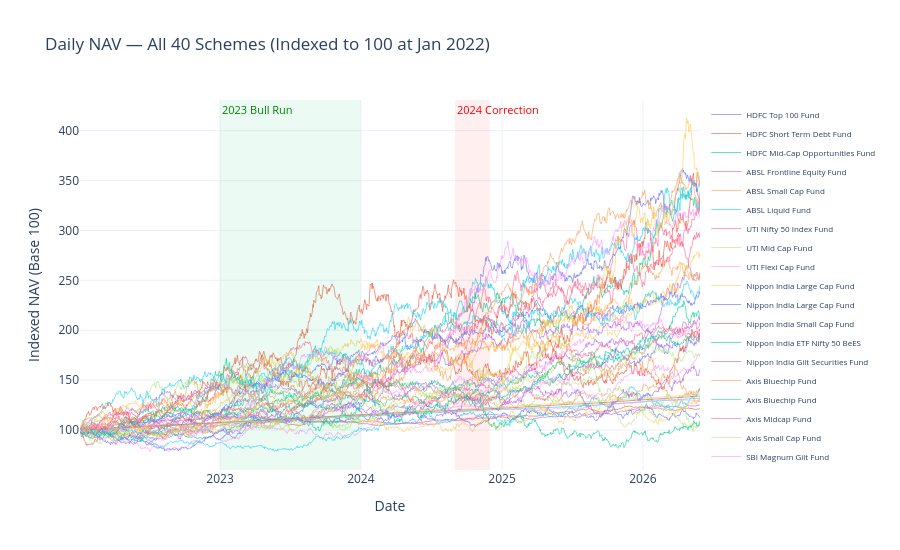

Notebook cell for this chart:
### Markdown cell above
## Chart 1 — Daily NAV Trend (All 40 Schemes, 2022–2026)
Plotly interactive line chart. Annotations mark the 2023 bull run (Jan–Dec 2023)
and 2024 correction window (Sep–Nov 2024).

### Code cell
fig = go.Figure()

# One trace per scheme — light opacity so individual lines are readable
for code, grp in nav.groupby("amfi_code"):
    grp = grp.sort_values("date")
    # Normalise to 100 at start so all 40 funds fit same Y-axis
    base = grp["nav"].iloc[0]
    fig.add_trace(go.Scatter(
        x=grp["date"],
        y=(grp["nav"] / base * 100).round(2),
        mode="lines",
        name=name_map.get(code, str(code)),
        line=dict(width=1),
        opacity=0.6,
        hovertemplate="%{fullData.name}<br>Date: %{x|%b %Y}<br>Indexed NAV: %{y:.1f}<extra></extra>"
    ))

# Shade 2023 bull run
fig.add_vrect(x0="2023-01-01", x1="2023-12-31",
    fillcolor="rgba(0,200,100,0.08)", line_width=0,
    annotation_text="2023 Bull Run", annotation_position="top left",
    annotation_font_size=11, annotation_font_color="green")

# Shade 2024 correction
fig.add_vrect(x0="2024-09-01", x1="2024-11-30",
    fillcolor="rgba(255,50,50,0.08)", line_width=0,
    annotation_text="2024 Correction", annotation_position="top left",
    annotation_font_size=11, annotation_font_color="red")

fig.update_layout(
    title="Daily NAV — All 40 Schemes (Indexed to 100 at Jan 2022)",
    xaxis_title="Date",
    yaxis_title="Indexed NAV (Base 100)",
    height=550,
    template="plotly_white",
    legend=dict(orientation="v", x=1.01, y=1, font_size=8),
    hovermode="x unified"
)
fig.write_html(f"{CHARTS}/chart1_nav_trend.html")
fig.show()
print("✓ Chart 1 saved")

### Figure 1 — Plotly figure (JSON) as saved in the notebook; plotly's stock layout.template omitted (floating-point values rounded to 4 significant figures; data arrays with more than 128 entries replaced by an {"elided": "..."} marker saying what was removed)
{"data": [{"hovertemplate": "%{fullData.name}<br>Date: %{x|%b %Y}<br>Indexed NAV: %{y:.1f}<extra></extra>", "line": {"width": 1}, "mode": "lines", "name": "HDFC Top 100 Fund", "opacity": 0.6, "type": "scatter", "x": {"elided": "1150 str values"}, "y": {"elided": "1150 float values"}}, {"hovertemplate": "%{fullData.name}<br>Date: %{x|%b %Y}<br>Indexed NAV: %{y:.1f}<extra></extra>", "line": {"width": 1}, "mode": "lines", "name": "HDFC Short Term Debt Fund", "opacity": 0.6, "type": "scatter", "x": {"elided": "1150 str values"}, "y": {"elided": "1150 float values"}}, {"hovertemplate": "%{fullData.name}<br>Date: %{x|%b %Y}<br>Indexed NAV: %{y:.1f}<extra></extra>", "line": {"width": 1}, "mode": "lines", "name": "HDFC Mid-Cap Opportunities Fund", "opacity": 0.6, "type": "scatter", "x": {"elided": "1150 str values"}, "y": {"elided": "1150 float values"}}, {"hovertemplate": "%{fullData.name}<br>Date: %{x|%b %Y}<br>Indexed NAV: %{y:.1f}<extra></extra>", "line": {"width": 1}, "mode": "lines", "name": "ABSL Frontline Equity Fund", "opacity": 0.6, "type": "scatter", "x": {"elided": "1150 str values"}, "y": {"elided": "1150 float values"}}, {"hovertemplate": "%{fullData.name}<br>Date: %{x|%b %Y}<br>Indexed NAV: %{y:.1f}<extra></extra>", "line": {"width": 1}, "mode": "lines", "name": "ABSL Small Cap Fund", "opacity": 0.6, "type": "scatter", "x": {"elided": "1150 str values"}, "y": {"elided": "1150 float values"}}, {"hovertemplate": "%{fullData.name}<br>Date: %{x|%b %Y}<br>Indexed NAV: %{y:.1f}<extra></extra>", "line": {"width": 1}, "mode": "lines", "name": "ABSL Liquid Fund", "opacity": 0.6, "type": "scatter", "x": {"elided": "1150 str values"}, "y": {"elided": "1150 float values"}}, {"hovertemplate": "%{fullData.name}<br>Date: %{x|%b %Y}<br>Indexed NAV: %{y:.1f}<extra></extra>", "line": {"width": 1}, "mode": "lines", "name": "UTI Nifty 50 Index Fund", "opacity": 0.6, "type": "scatter", "x": {"elided": "1150 str values"}, "y": {"elided": "1150 float values"}}, {"hovertemplate": "%{fullData.name}<br>Date: %{x|%b %Y}<br>Indexed NAV: %{y:.1f}<extra></extra>", "line": {"width": 1}, "mode": "lines", "name": "UTI Mid Cap Fund", "opacity": 0.6, "type": "scatter", "x": {"elided": "1150 str values"}, "y": {"elided": "1150 float values"}}, {"hovertemplate": "%{fullData.name}<br>Date: %{x|%b %Y}<br>Indexed NAV: %{y:.1f}<extra></extra>", "line": {"width": 1}, "mode": "lines", "name": "UTI Flexi Cap Fund", "opacity": 0.6, "type": "scatter", "x": {"elided": "1150 str values"}, "y": {"elided": "1150 float values"}}, {"hovertemplate": "%{fullData.name}<br>Date: %{x|%b %Y}<br>Indexed NAV: %{y:.1f}<extra></extra>", "line": {"width": 1}, "mode": "lines", "name": "Nippon India Large Cap Fund", "opacity": 0.6, "type": "scatter", "x": {"elided": "1150 str values"}, "y": {"elided": "1150 float values"}}, {"hovertemplate": "%{fullData.name}<br>Date: %{x|%b %Y}<br>Indexed NAV: %{y:.1f}<extra></extra>", "line": {"width": 1}, "mode": "lines", "name": "Nippon India Large Cap Fund", "opacity": 0.6, "type": "scatter", "x": {"elided": "1150 str values"}, "y": {"elided": "1150 float values"}}, {"hovertemplate": "%{fullData.name}<br>Date: %{x|%b %Y}<br>Indexed NAV: %{y:.1f}<extra></extra>", "line": {"width": 1}, "mode": "lines", "name": "Nippon India Small Cap Fund", "opacity": 0.6, "type": "scatter", "x": {"elided": "1150 str values"}, "y": {"elided": "1150 float values"}}, {"hovertemplate": "%{fullData.name}<br>Date: %{x|%b %Y}<br>Indexed NAV: %{y:.1f}<extra></extra>", "line": {"width": 1}, "mode": "lines", "name": "Nippon India ETF Nifty 50 BeES", "opacity": 0.6, "type": "scatter", "x": {"elided": "1150 str values"}, "y": {"elided": "1150 float values"}}, {"hovertemplate": "%{fullData.name}<br>Date: %{x|%b %Y}<br>Indexed NAV: %{y:.1f}<extra></extra>", "line": {"width": 1}, "mode": "lines", "name": "Nippon India Gilt Securities Fund", "opacity": 0.6, "type": "scatter", "x": {"elided": "1150 str values"}, "y": {"elided": "1150 float values"}}, {"hovertemplate": "%{fullData.name}<br>Date: %{x|%b %Y}<br>Indexed NAV: %{y:.1f}<extra></extra>", "line": {"width": 1}, "mode": "lines", "name": "Axis Bluechip Fund", "opacity": 0.6, "type": "scatter", "x": {"elided": "1150 str values"}, "y": {"elided": "1150 float values"}}, {"hovertemplate": "%{fullData.name}<br>Date: %{x|%b %Y}<br>Indexed NAV: %{y:.1f}<extra></extra>", "line": {"width": 1}, "mode": "lines", "name": "Axis Bluechip Fund", "opacity": 0.6, "type": "scatter", "x": {"elided": "1150 str values"}, "y": {"elided": "1150 float values"}}, {"hovertemplate": "%{fullData.name}<br>Date: %{x|%b %Y}<br>Indexed NAV: %{y:.1f}<extra></extra>", "line": {"width": 1}, "mode": "lines", "name": "Axis Midcap Fund", "opacity": 0.6, "type": "scatter", "x": {"elided": "1150 str values"}, "y": {"elided": "1150 float values"}}, {"hovertemplate": "%{fullData.name}<br>Date: %{x|%b %Y}<br>Indexed NAV: %{y:.1f}<extra></extra>", "line": {"width": 1}, "mode": "lines", "name": "Axis Small Cap Fund", "opacity": 0.6, "type": "scatter", "x": {"elided": "1150 str values"}, "y": {"elided": "1150 float values"}}, {"hovertemplate": "%{fullData.name}<br>Date: %{x|%b %Y}<br>Indexed NAV: %{y:.1f}<extra></extra>", "line": {"width": 1}, "mode": "lines", "name": "SBI Magnum Gilt Fund", "opacity": 0.6, "type": "scatter", "x": {"elided": "1150 str values"}, "y": {"elided": "1150 float values"}}, {"hovertemplate": "%{fullData.name}<br>Date: %{x|%b %Y}<br>Indexed NAV: %{y:.1f}<extra></extra>", "line": {"width": 1}, "mode": "lines", "name": "SBI Bluechip Fund", "opacity": 0.6, "type": "scatter", "x": {"elided": "1150 str values"}, "y": {"elided": "1150 float values"}}, {"hovertemplate": "%{fullData.name}<br>Date: %{x|%b %Y}<br>Indexed NAV: %{y:.1f}<extra></extra>", "line": {"width": 1}, "mode": "lines", "name": "SBI Bluechip Fund", "opacity": 0.6, "type": "scatter", "x": {"elided": "1150 str values"}, "y": {"elided": "1150 float values"}}, {"hovertemplate": "%{fullData.name}<br>Date: %{x|%b %Y}<br>Indexed NAV: %{y:.1f}<extra></extra>", "line": {"width": 1}, "mode": "lines", "name": "SBI Small Cap Fund", "opacity": 0.6, "type": "scatter", "x": {"elided": "1150 str values"}, "y": {"elided": "1150 float values"}}, {"hovertemplate": "%{fullData.name}<br>Date: %{x|%b %Y}<br>Indexed NAV: %{y:.1f}<extra></extra>", "line": {"width": 1}, "mode": "lines", "name": "SBI Small Cap Fund", "opacity": 0.6, "type": "scatter", "x": {"elided": "1150 str values"}, "y": {"elided": "1150 float values"}}, {"hovertemplate": "%{fullData.name}<br>Date: %{x|%b %Y}<br>Indexed NAV: %{y:.1f}<extra></extra>", "line": {"width": 1}, "mode": "lines", "name": "ICICI Pru Bluechip Fund", "opacity": 0.6, "type": "scatter", "x": {"elided": "1150 str values"}, "y": {"elided": "1150 float values"}}, {"hovertemplate": "%{fullData.name}<br>Date: %{x|%b %Y}<br>Indexed NAV: %{y:.1f}<extra></extra>", "line": {"width": 1}, "mode": "lines", "name": "ICICI Pru Bluechip Fund", "opacity": 0.6, "type": "scatter", "x": {"elided": "1150 str values"}, "y": {"elided": "1150 float values"}}, {"hovertemplate": "%{fullData.name}<br>Date: %{x|%b %Y}<br>Indexed NAV: %{y:.1f}<extra></extra>", "line": {"width": 1}, "mode": "lines", "name": "ICICI Pru Midcap Fund", "opacity": 0.6, "type": "scatter", "x": {"elided": "1150 str values"}, "y": {"elided": "1150 float values"}}, {"hovertemplate": "%{fullData.name}<br>Date: %{x|%b %Y}<br>Indexed NAV: %{y:.1f}<extra></extra>", "line": {"width": 1}, "mode": "lines", "name": "ICICI Pru Value Discovery Fund", "opacity": 0.6, "type": "scatter", "x": {"elided": "1150 str values"}, "y": {"elided": "1150 float values"}}, {"hovertemplate": "%{fullData.name}<br>Date: %{x|%b %Y}<br>Indexed NAV: %{y:.1f}<extra></extra>", "line": {"width": 1}, "mode": "lines", "name": "ICICI Pru Liquid Fund", "opacity": 0.6, "type": "scatter", "x": {"elided": "1150 str values"}, "y": {"elided": "1150 float values"}}, {"hovertemplate": "%{fullData.name}<br>Date: %{x|%b %Y}<br>Indexed NAV: %{y:.1f}<extra></extra>", "line": {"width": 1}, "mode": "lines", "name": "Kotak Bluechip Fund", "opacity": 0.6, "type": "scatter", "x": {"elided": "1150 str values"}, "y": {"elided": "1150 float values"}}, {"hovertemplate": "%{fullData.name}<br>Date: %{x|%b %Y}<br>Indexed NAV: %{y:.1f}<extra></extra>", "line": {"width": 1}, "mode": "lines", "name": "Kotak Emerging Equity Fund", "opacity": 0.6, "type": "scatter", "x": {"elided": "1150 str values"}, "y": {"elided": "1150 float values"}}, {"hovertemplate": "%{fullData.name}<br>Date: %{x|%b %Y}<br>Indexed NAV: %{y:.1f}<extra></extra>", "line": {"width": 1}, "mode": "lines", "name": "Kotak Flexicap Fund", "opacity": 0.6, "type": "scatter", "x": {"elided": "1150 str values"}, "y": {"elided": "1150 float values"}}, {"hovertemplate": "%{fullData.name}<br>Date: %{x|%b %Y}<br>Indexed NAV: %{y:.1f}<extra></extra>", "line": {"width": 1}, "mode": "lines", "name": "Kotak Liquid Fund", "opacity": 0.6, "type": "scatter", "x": {"elided": "1150 str values"}, "y": {"elided": "1150 float values"}}, {"hovertemplate": "%{fullData.name}<br>Date: %{x|%b %Y}<br>Indexed NAV: %{y:.1f}<extra></extra>", "line": {"width": 1}, "mode": "lines", "name": "HDFC Top 100 Fund", "opacity": 0.6, "type": "scatter", "x": {"elided": "1150 str values"}, "y": {"elided": "1150 float values"}}, {"hovertemplate": "%{fullData.name}<br>Date: %{x|%b %Y}<br>Indexed NAV: %{y:.1f}<extra></extra>", "line": {"width": 1}, "mode": "lines", "name": "HDFC Mid-Cap Opportunities Fund", "opacity": 0.6, "type": "scatter", "x": {"elided": "1150 str values"}, "y": {"elided": "1150 float values"}}, {"hovertemplate": "%{fullData.name}<br>Date: %{x|%b %Y}<br>Indexed NAV: %{y:.1f}<extra></extra>", "line": {"width": 1}, "mode": "lines", "name": "Mirae Asset Large Cap Fund", "opacity": 0.6, "type": "scatter", "x": {"elided": "1150 str values"}, "y": {"elided": "1150 float values"}}, {"hovertemplate": "%{fullData.name}<br>Date: %{x|%b %Y}<br>Indexed NAV: %{y:.1f}<extra></extra>", "line": {"width": 1}, "mode": "lines", "name": "Mirae Asset Emerging Bluechip Fund", "opacity": 0.6, "type": "scatter", "x": {"elided": "1150 str values"}, "y": {"elided": "1150 float values"}}, {"hovertemplate": "%{fullData.name}<br>Date: %{x|%b %Y}<br>Indexed NAV: %{y:.1f}<extra></extra>", "line": {"width": 1}, "mode": "lines", "name": "Mirae Asset Tax Saver Fund", "opacity": 0.6, "type": "scatter", "x": {"elided": "1150 str values"}, "y": {"elided": "1150 float values"}}, {"hovertemplate": "%{fullData.name}<br>Date: %{x|%b %Y}<br>Indexed NAV: %{y:.1f}<extra></extra>", "line": {"width": 1}, "mode": "lines", "name": "DSP Top 100 Equity Fund", "opacity": 0.6, "type": "scatter", "x": {"elided": "1150 str values"}, "y": {"elided": "1150 float values"}}, {"hovertemplate": "%{fullData.name}<br>Date: %{x|%b %Y}<br>Indexed NAV: %{y:.1f}<extra></extra>", "line": {"width": 1}, "mode": "lines", "name": "DSP Midcap Fund", "opacity": 0.6, "type": "scatter", "x": {"elided": "1150 str values"}, "y": {"elided": "1150 float values"}}, {"hovertemplate": "%{fullData.name}<br>Date: %{x|%b %Y}<br>Indexed NAV: %{y:.1f}<extra></extra>", "line": {"width": 1}, "mode": "lines", "name": "DSP Small Cap Fund", "opacity": 0.6, "type": "scatter", "x": {"elided": "1150 str values"}, "y": {"elided": "1150 float values"}}], "layout": {"annotations": [{"font": {"color": "green", "size": 11}, "showarrow": false, "text": "2023 Bull Run", "x": "2023-01-01", "xanchor": "left", "xref": "x", "y": 1, "yanchor": "top", "yref": "y domain"}, {"font": {"color": "red", "size": 11}, "showarrow": false, "text": "2024 Correction", "x": "2024-09-01", "xanchor": "left", "xref": "x", "y": 1, "yanchor": "top", "yref": "y domain"}], "height": 550, "hovermode": "x unified", "legend": {"font": {"size": 8}, "orientation": "v", "x": 1.01, "y": 1}, "shapes": [{"fillcolor": "rgba(0,200,100,0.08)", "line": {"width": 0}, "type": "rect", "x0": "2023-01-01", "x1": "2023-12-31", "xref": "x", "y0": 0, "y1": 1, "yref": "y domain"}, {"fillcolor": "rgba(255,50,50,0.08)", "line": {"width": 0}, "type": "rect", "x0": "2024-09-01", "x1": "2024-11-30", "xref": "x", "y0": 0, "y1": 1, "yref": "y domain"}], "title": {"text": "Daily NAV — All 40 Schemes (Indexed to 100 at Jan 2022)"}, "xaxis": {"title": {"text": "Date"}}, "yaxis": {"title": {"text": "Indexed NAV (Base 100)"}}}}
